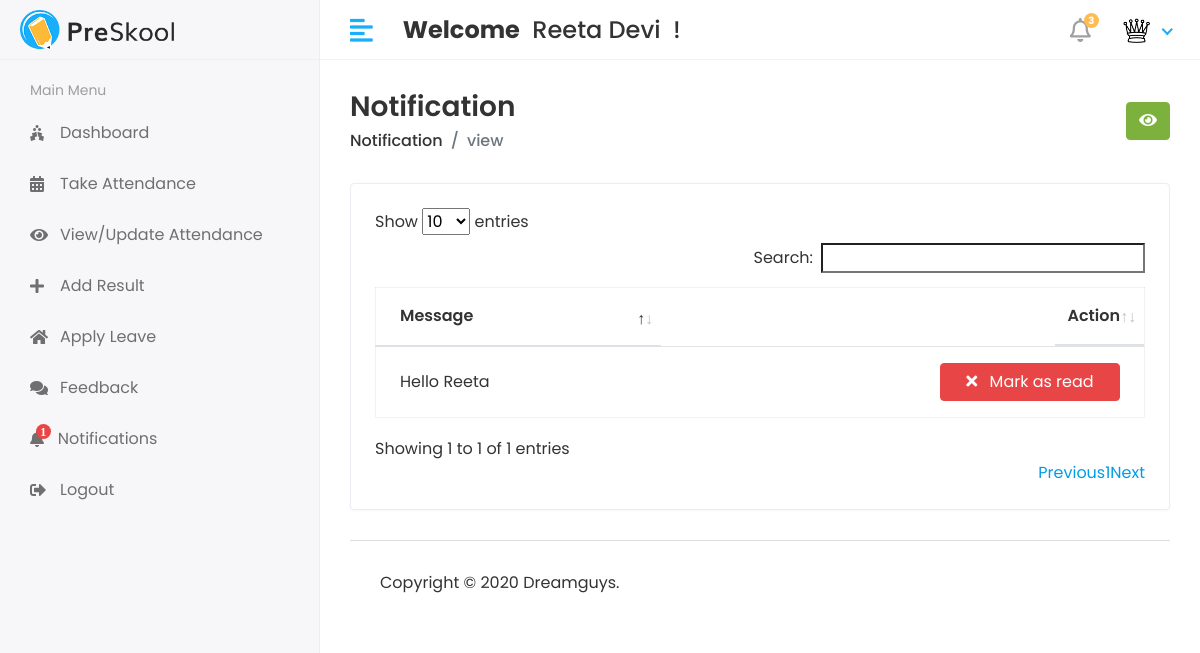
The page /Staff/Notification/view (signed in) on the database as committed earlier.
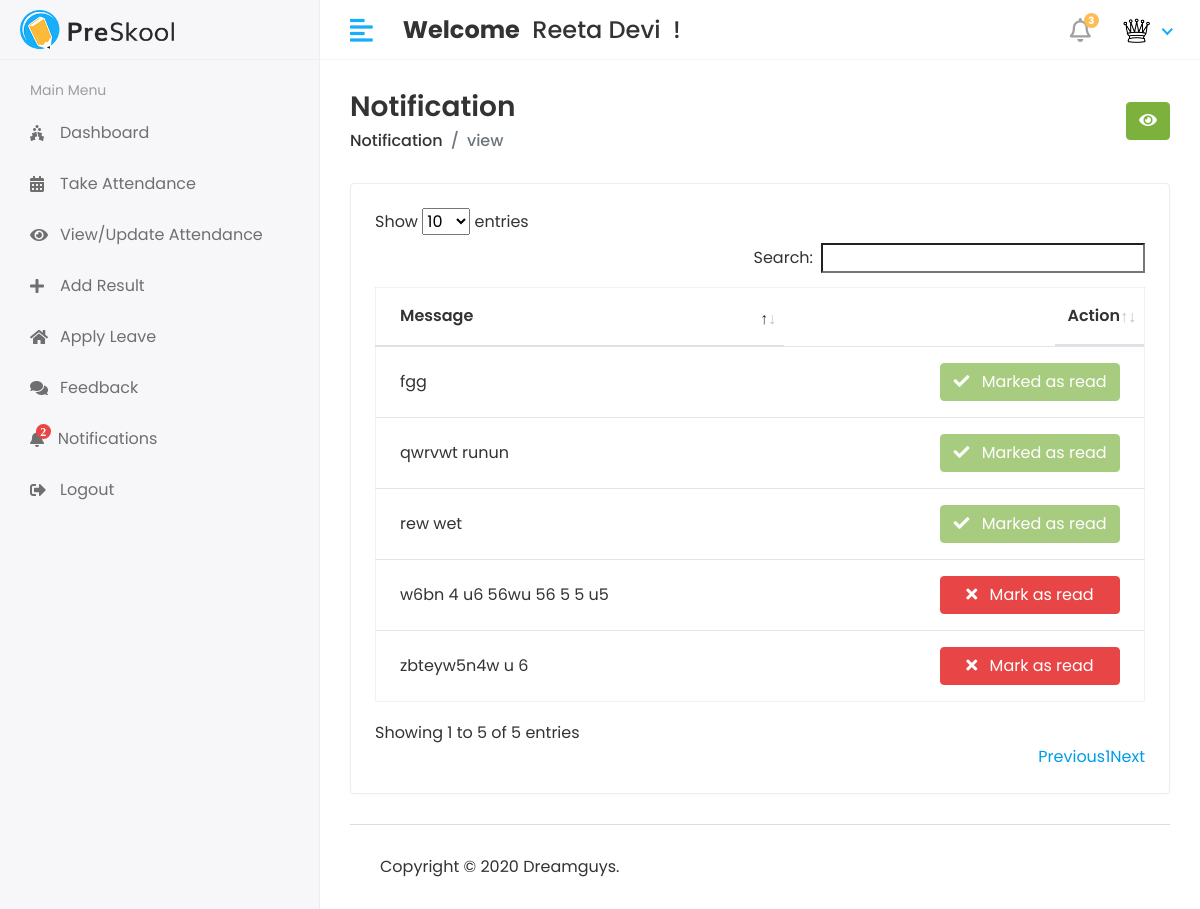
The same page on the database as committed later.
### myApp/models.py (models this page shows, shortened)
class StaffNotification(models.Model):
  objects = None
  staff_id = models.ForeignKey(Staff, on_delete=models.CASCADE)
  messages = models.TextField()
  status = models.IntegerField(null=True, default=0)
  created_at = models.DateTimeField(auto_now_add=True)

### StudentManagementProject/Staff_Views.py (the view)
def view_staff_notification(request):
  staff = Staff.objects.filter(admin=request.user.id)
  for i in staff:
    staff_id = i.id
    notification = StaffNotification.objects.filter(staff_id=staff_id)
    notification_count = StaffNotification.objects.filter(staff_id=staff_id, status=0).count()
    context = {
      "notification": notification,
      "notification_count": notification_count,
    }
    return render(request, "Staff/view_staff_notification.html", context)

### templates/Staff/view_staff_notification.html (shortened to what this page needs)
{% extends 'base.html' %}
{% block content %}
<div class="page-header">
  <div class="row align-items-center">
    <div class="col">
      <h3 class="page-title">Notification</h3>
      <ul class="breadcrumb">
        <li class="breadcrumb-item"><a href="{% url 'view_staff_notification' %}">Notification</a></li>
        <li class="breadcrumb-item active">view</li>
      </ul>
    </div>
    <div class="col-auto text-right float-right ml-auto">
      <a href="#" class="btn btn-success"><i class="fas fa-eye"></i></a>
    </div>
  </div>
</div>
<div class="row">
  <div class="col-sm-12">
    <div class="card card-table">
      <div class="card-body">
        <div class="table-responsive">
          <table id="table_id" class="table table-hover table-center mb-0">
            <thead>
            <tr>
              <th>Message</th>
              <th class="text-left float-right">Action</th>
            </tr>
            </thead>
            <tbody>
            {% for i in notification %}
            <tr>
              <td>{{i.messages}}</td>
              <td>
                <div class="action">
                  {% if i.status == 0 %}
                  <a href="{% url 'notification_status' i.id %}"
                     class="btn btn-danger float-right" style="width: 180px;">
                    <i class="fa fa-times pr-2"></i>
                    Mark as read
                  </a>
                  {% else %}
                  <button class="btn btn-success float-right" style="width: 180px;" disabled>
                    <i class="fa fa-check pr-2"></i>
                    Marked as read
                  </button>
                  {% endif %}
                </div>
              </td>
            </tr>
            {% endfor %}
            </tbody>
          </table>
        </div>
      </div>
    </div>
  </div>
</div>
{% endblock %}

Rows that differ between the two databases and show on the page:
removed StaffNotification: messages "Hello Reeta", status 0 (drawn)
added StaffNotification: messages "fgg", status 1 (drawn)
added StaffNotification: messages "rew wet", status 1 (drawn)
added StaffNotification: messages "qwrvwt runun", status 1 (drawn)
added StaffNotification: messages "zbteyw5n4w u 6", status 0 (drawn)
added StaffNotification: messages "w6bn 4 u6 56wu 56 5 5 u5", status 0 (drawn)
Other text that changed with them:
{{ notification_count }}: "1" → "2"
text written by a page script: "Show entries Search: Showing 1 to 1 of 1 entries Previous 1 Next" → "Show entries Search: Showing 1 to 5 of 5 entries Previous 1 Next"
